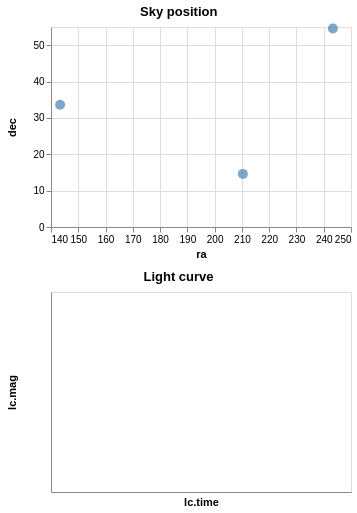

Vega-Lite specification stored for this chart:
### Vega specification from a JSON file in a GitHub repository (floating-point values rounded to 4 significant figures)
{"$schema": "https://vega.github.io/schema/vega/v4.json", "description": "Show a line chart corresponding to selected points.", "autosize": "pad", "padding": 5, "width": 300, "data": [{"name": "pts_store"}, {"name": "source_0", "values": [{"id": "001", "ra": 243.3, "dec": "+54.6", "lc": [{"time": 1, "mag": 18.5}, {"time": 2, "mag": 19}]}, {"id": "002", "ra": 210.3, "dec": "+14.6", "lc": [{"time": 1, "mag": 19.5}, {"time": 2, "mag": 20}]}, {"id": "003", "ra": 143.3, "dec": "+33.6", "lc": [{"time": 1, "mag": 19}, {"time": 2, "mag": 18}]}]}, {"name": "data_0", "source": "source_0", "transform": [{"type": "flatten", "fields": ["lc"], "as": ["lc"]}]}, {"name": "data_1", "source": "data_0", "transform": [{"type": "aggregate", "groupby": ["ra", "dec", "id"], "ops": [], "fields": [], "as": []}]}, {"name": "data_2", "source": "data_0", "transform": [{"type": "filter", "expr": "!(length(data(\"pts_store\"))) || (vlSelectionTest(\"pts_store\", datum))"}]}], "signals": [{"name": "concat_0_height", "value": 200}, {"name": "concat_1_height", "value": 200}, {"name": "unit", "value": {}, "on": [{"events": "mousemove", "update": "isTuple(group()) ? group() : unit"}]}, {"name": "pts", "update": "vlSelectionResolve(\"pts_store\")"}], "layout": {"padding": {"row": 10, "column": 10}, "columns": 1, "bounds": "full", "align": "each"}, "marks": [{"type": "group", "name": "concat_0_group", "title": {"text": "Sky position"}, "style": "cell", "encode": {"update": {"width": {"signal": "width"}, "height": {"signal": "concat_0_height"}}}, "signals": [{"name": "pts_tuple", "value": {}, "on": [{"events": [{"source": "scope", "type": "click"}], "update": "datum && item().mark.marktype !== 'group' ? {unit: \"concat_0\", fields: pts_tuple_fields, values: [datum[\"id\"]]} : null", "force": true}]}, {"name": "pts_tuple_fields", "update": "[{\"field\":\"id\",\"type\":\"E\"}]"}, {"name": "pts_toggle", "value": false, "on": [{"events": [{"source": "scope", "type": "click"}], "update": "event.shiftKey"}]}, {"name": "pts_modify", "on": [{"events": {"signal": "pts_tuple"}, "update": "modify(\"pts_store\", pts_toggle ? null : pts_tuple, pts_toggle ? null : true, pts_toggle ? pts_tuple : null)"}]}], "marks": [{"name": "concat_0_marks", "type": "symbol", "style": ["circle"], "from": {"data": "data_1"}, "encode": {"update": {"opacity": {"value": 0.7}, "fill": [{"test": "datum[\"ra\"] === null || isNaN(datum[\"ra\"]) || datum[\"dec\"] === null || isNaN(datum[\"dec\"])", "value": null}, {"test": "!(length(data(\"pts_store\"))) || (vlSelectionTest(\"pts_store\", datum))", "value": "steelblue"}, {"value": "grey"}], "tooltip": {"signal": "{\"ra\": format(datum[\"ra\"], \"\"), \"dec\": format(datum[\"dec\"], \"\")}"}, "x": {"scale": "concat_0_x", "field": "ra"}, "y": {"scale": "concat_0_y", "field": "dec"}, "size": {"value": 100}, "shape": {"value": "circle"}}}}], "axes": [{"scale": "concat_0_x", "orient": "bottom", "grid": false, "title": "ra", "labelFlush": true, "labelOverlap": true, "tickCount": {"signal": "ceil(width/40)"}, "zindex": 1}, {"scale": "concat_0_x", "orient": "bottom", "gridScale": "concat_0_y", "grid": true, "tickCount": {"signal": "ceil(width/40)"}, "domain": false, "labels": false, "maxExtent": 0, "minExtent": 0, "ticks": false, "zindex": 0}, {"scale": "concat_0_y", "orient": "left", "grid": false, "title": "dec", "labelOverlap": true, "tickCount": {"signal": "ceil(concat_0_height/40)"}, "zindex": 1}, {"scale": "concat_0_y", "orient": "left", "gridScale": "concat_0_x", "grid": true, "tickCount": {"signal": "ceil(concat_0_height/40)"}, "domain": false, "labels": false, "maxExtent": 0, "minExtent": 0, "ticks": false, "zindex": 0}]}, {"type": "group", "name": "concat_1_group", "title": {"text": "Light curve"}, "style": "cell", "encode": {"update": {"width": {"signal": "width"}, "height": {"signal": "concat_1_height"}}}, "marks": [{"name": "concat_1_pathgroup", "type": "group", "from": {"facet": {"name": "faceted_path_concat_1_main", "data": "data_2", "groupby": ["id"]}}, "encode": {"update": {"width": {"field": {"group": "width"}}, "height": {"field": {"group": "height"}}}}, "marks": [{"name": "concat_1_marks", "type": "line", "style": ["line"], "sort": {"field": "datum[\"lc.time\"]", "order": "descending"}, "from": {"data": "faceted_path_concat_1_main"}, "encode": {"update": {"stroke": {"value": "steelblue"}, "tooltip": {"signal": "{\"lc.time\": format(datum[\"lc.time\"], \"\"), \"lc.mag\": format(datum[\"lc.mag\"], \"\"), \"id\": ''+datum[\"id\"]}"}, "x": {"scale": "concat_1_x", "field": "lc\\.time"}, "y": {"scale": "concat_1_y", "field": "lc\\.mag"}, "defined": {"signal": "datum[\"lc.time\"] !== null && !isNaN(datum[\"lc.time\"]) && datum[\"lc.mag\"] !== null && !isNaN(datum[\"lc.mag\"])"}}}}]}], "axes": [{"scale": "concat_1_x", "orient": "bottom", "grid": false, "title": "lc.time", "labelFlush": true, "labelOverlap": true, "tickCount": {"signal": "ceil(width/40)"}, "zindex": 1}, {"scale": "concat_1_x", "orient": "bottom", "gridScale": "concat_1_y", "grid": true, "tickCount": {"signal": "ceil(width/40)"}, "domain": false, "labels": false, "maxExtent": 0, "minExtent": 0, "ticks": false, "zindex": 0}, {"scale": "concat_1_y", "orient": "left", "grid": false, "title": "lc.mag", "labelOverlap": true, "tickCount": {"signal": "ceil(concat_1_height/40)"}, "zindex": 1}, {"scale": "concat_1_y", "orient": "left", "gridScale": "concat_1_x", "grid": true, "tickCount": {"signal": "ceil(concat_1_height/40)"}, "domain": false, "labels": false, "maxExtent": 0, "minExtent": 0, "ticks": false, "zindex": 0}]}], "scales": [{"name": "concat_0_x", "type": "linear", "domain": {"data": "data_1", "field": "ra"}, "range": [0, {"signal": "width"}], "zero": false, "nice": true}, {"name": "concat_0_y", "type": "linear", "domain": {"data": "data_1", "field": "dec"}, "range": [{"signal": "concat_0_height"}, 0], "nice": true, "zero": true}, {"name": "concat_1_x", "type": "linear", "domain": {"data": "data_2", "field": "lc\\.time"}, "range": [0, {"signal": "width"}], "zero": false, "nice": true}, {"name": "concat_1_y", "type": "linear", "domain": {"data": "data_2", "field": "lc\\.mag"}, "range": [{"signal": "concat_1_height"}, 0], "nice": true, "zero": true}], "config": {"axisY": {"minExtent": 30}}}
